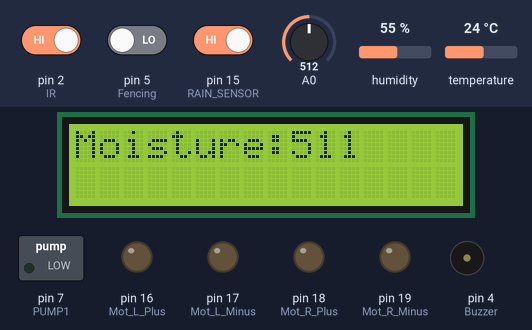
Bench run of a sketch on a simulated Arduino Uno, built with avr-gcc and run on an emulated ATmega328P. Parts: 16×2 character LCD, switched loads named in the sketch (green lamp = pin HIGH), output pins drawn as LEDs (lit = HIGH), buzzer (waves = sounding, pin HIGH). The inputs (shaded band) are chosen by the test bench; at power-on: pin 15 (RAIN_SENSOR) HIGH, pin 2 (IR) HIGH, A0 = 512, pin 5 (Fencing) LOW, humidity 55 %, temperature 24 °C. What the sketch prints to the serial monitor is not drawn.

Above: at 3.6 s.
3.7 s: pin 15 (RAIN_SENSOR) driven LOW
At 8.0 s:
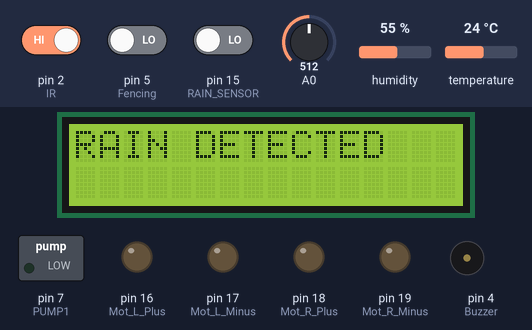
15.9 s: pin 2 (IR) driven LOW
At 16.9 s:
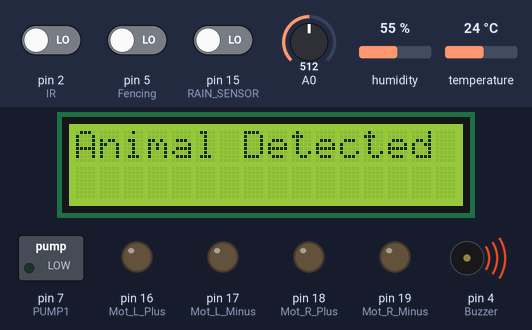
24.9 s: pin 15 (RAIN_SENSOR) driven HIGH
At 27.0 s:
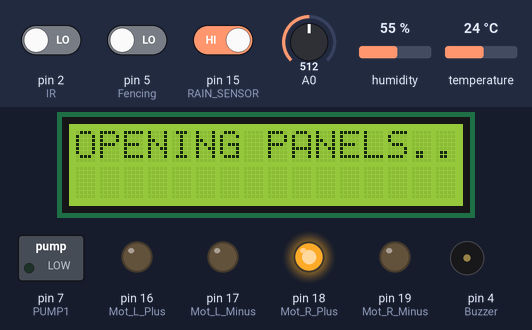
36.3 s: A0 set to 917
At 39.6 s:
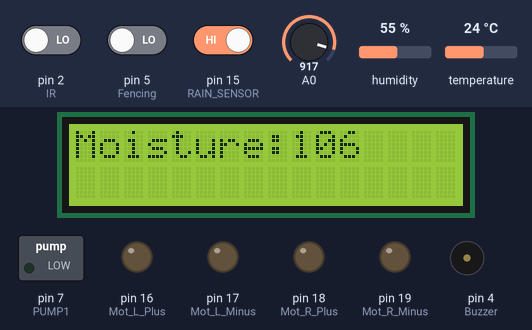
47.3 s: A0 set to 935
At 53.4 s:
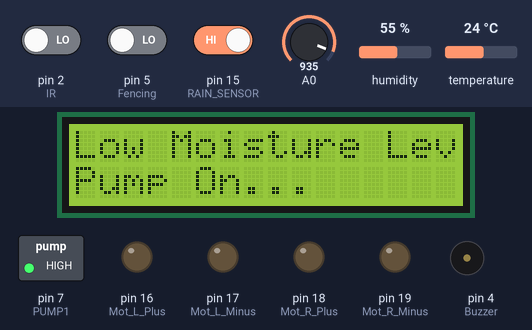
59.4 s: pin 5 (Fencing) driven HIGH
At 62.7 s:
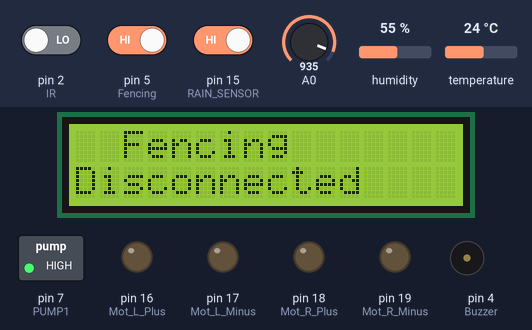
Timing chart, 0 to 64.2 s (numbered marks = the images above; inputs shaded):
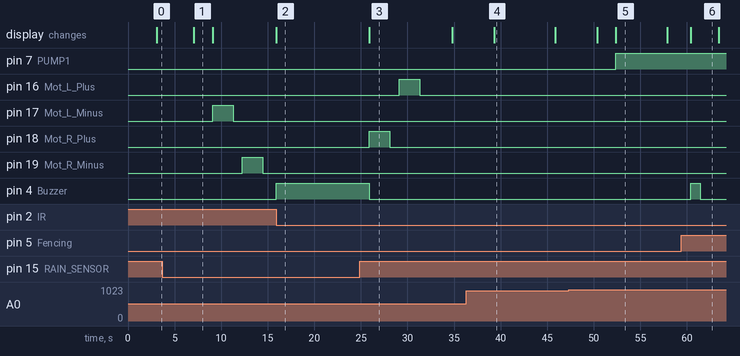

The sketch:

CROP_PROTECTION.ino
```cpp
#include <LiquidCrystal.h>
#include <stdio.h>
#include <stdlib.h>
#include <string.h>
#include<dht.h>

#define dht_dpin 6


LiquidCrystal lcd(8, 9, 13, 12, 11, 10);
void light_MONITOR();
void SENSOR_MONITOR();


int Mot_L_Plus  = 16;
int Mot_L_Minus = 17;
int Mot_R_Plus  = 18;
int Mot_R_Minus = 19;

int RAIN_SENSOR = 15;

dht DHT;

int IR = 2;
int PUMP1 = 7;

int Fencing=5;
int Buzzer=4;

int val1;
int temp = 0;
int val = 0;
int T,H,M,A,R;
char buff[50];
char ch;


void IR_check()
{
  Serial.println("$Animal Detected..#");
  lcd.clear();
  lcd.print("Animal Detected");
  digitalWrite(Buzzer,HIGH);
  delay(2000);

}


void setup()
{
    Serial.begin(9600);
    pinMode(Mot_L_Plus, OUTPUT);
    pinMode(Mot_L_Minus, OUTPUT);
    pinMode(Mot_R_Plus, OUTPUT);
    pinMode(Mot_R_Minus, OUTPUT);

    pinMode(RAIN_SENSOR, INPUT);
    pinMode(Fencing,INPUT);
    pinMode(IR, INPUT_PULLUP);

    digitalWrite(Fencing,LOW);

    pinMode(PUMP1, OUTPUT);
    pinMode(Buzzer, OUTPUT);
     Serial.begin(9600);
    lcd.begin(16, 2);
    // Print a message to the LCD.
    lcd.print("PROTECTION OF");
    lcd.setCursor(0,1);
    lcd.print("CROPS...");
    Serial.println("PROTECTION OF CROPS..");
    delay(2000);
    attachInterrupt(digitalPinToInterrupt(IR), IR_check, FALLING);

}

void loop()
{

     HARDWARE();

}
char Serial_read(void)
{
      char ch;
      while(Serial.available() == 0);
      ch = Serial.read();
      return ch;
}

void HARDWARE(void)
{

while(1)
{
  MOISTURE_MONITOR();
  delay(1000);
  SENSOR_MONITOR();
   delay(1000);
   HUMIDITY_MEASUREMENT();
   delay(1000);
   Fencing_check();
   delay(1000);
//   t.update();
}
}
void Fencing_check()
{
    delay(1000);
  digitalWrite(Buzzer,LOW);

  if(digitalRead(Fencing)==HIGH)
  {
    lcd.clear();
    lcd.print("  Fencing ");
    lcd.setCursor(0,1);
    lcd.print("Disconnected");
    Serial.println("$Fencing Disconnected#");
    digitalWrite(Buzzer,HIGH);
    delay(1000);
    digitalWrite(Buzzer,LOW);
  }

}
void HUMIDITY_MEASUREMENT(void)
{
     delay(1000);
  digitalWrite(Buzzer,LOW);

    DHT.read11(dht_dpin);
    Serial.print("Humidity: ");
    Serial.print(DHT.humidity);   // printing Humidity on LCD
    Serial.print(" %");
    Serial.print("  ");

    delay(500);

    Serial.print("Temperature:");
    Serial.print(DHT.temperature);   // Printing temperature on LCD
    Serial.print(" C");
    Serial.println("  ");


  lcd.clear();
  lcd.print("RH:");
  lcd.print(DHT.humidity);
  lcd.setCursor(0, 1);
  lcd.print("TEMP:");
  lcd.print(DHT.temperature);
  delay(500);

 }
void MOISTURE_MONITOR()
{
     delay(1000);
  digitalWrite(Buzzer,LOW);

    lcd.setCursor(0,0);
    val = analogRead(0);    // read the input pin
    M=1023-val;
    lcd.clear();
    lcd.setCursor(0,0);
    lcd.print("Moisture:");
    lcd.print(M);
    delay(2000);
    if(M<100)
    {
      lcd.clear();
      lcd.setCursor(0,0);
      lcd.print("Low Moisture Level");
      lcd.setCursor(0,1);
      lcd.print("Pump On...");
      Serial.println("$Low Moisture Level Pump On..#");
      digitalWrite(PUMP1,HIGH);
      delay(1000);

    }
    if(M>300)
    {
      digitalWrite(PUMP1,LOW);


    }

}

void SENSOR_MONITOR()
{
     delay(1000);
  digitalWrite(Buzzer,LOW);

   if(digitalRead(RAIN_SENSOR)==LOW)
   {
          R=0;
           lcd.clear();
           lcd.print("RAIN DETECTED");
           Serial.println("$Rain Detected...#");
           delay(1000);
           ARM_CLOSE();

           while(digitalRead(RAIN_SENSOR)==LOW);
            ARM_OPEN();

   }
   else
   {
    R=1;
    }

}


 void ARM_OPEN()
 {
     delay(1000);
  digitalWrite(Buzzer,LOW);

    lcd.clear();
    lcd.print("OPENING PANELS..");

    digitalWrite(Mot_R_Plus, HIGH);
    digitalWrite(Mot_R_Minus, LOW);
    delay(1200);
    ARM_STOP();
    delay(1000);
    digitalWrite(Mot_L_Plus, HIGH);
    digitalWrite(Mot_L_Minus, LOW);
    delay(1200);
    ARM_STOP();
    delay(1000);
 }

 void ARM_STOP()
 {
     delay(1000);
  digitalWrite(Buzzer,LOW);

   digitalWrite(Mot_L_Plus, LOW);
   digitalWrite(Mot_L_Minus, LOW);
   digitalWrite(Mot_R_Plus, LOW);
   digitalWrite(Mot_R_Minus, LOW);
 }
  void ARM_CLOSE()
 {
     delay(1000);
  digitalWrite(Buzzer,LOW);

  lcd.clear();
    lcd.print("CLOSING PANELS..");
   digitalWrite(Mot_L_Plus, LOW);
   digitalWrite(Mot_L_Minus, HIGH);
   delay(1200);
   ARM_STOP();
     delay(1000);
   digitalWrite(Mot_R_Plus, LOW);
   digitalWrite(Mot_R_Minus, HIGH);
   delay(1200);
   ARM_STOP();
     delay(1000);
 }
```

Measured:
- the behaviour switches between 923 and 924 on A0 (found by bisection; images 4 and 5)
- after the input at 3.7 s, pin 17 (Mot_L_Minus): LOW → HIGH after 5.4 s, → LOW 2.2 s later; pin 19 (Mot_R_Minus): LOW → HIGH after 8.6 s, → LOW 2.2 s later; the display: changes after 3.4 s (image 1)
- after the input at 15.9 s, pin 4 (Buzzer): LOW → HIGH at once; the display: changes at once (image 2)
- after the input at 24.9 s, pin 16 (Mot_L_Plus): LOW → HIGH after 4.2 s, → LOW 2.2 s later; pin 18 (Mot_R_Plus): LOW → HIGH after 1.0 s, → LOW 2.2 s later; pin 4 (Buzzer): HIGH → LOW after 1.0 s; the display: changes after 1.0 s (image 3)
- after the input at 36.3 s, the display: changes after 3.0 s (image 4)
- after the input at 47.3 s, pin 7 (PUMP1): LOW → HIGH after 5.1 s; the display: first changes after 3.1 s (image 5 shows a later state)
- after the input at 59.4 s, pin 4 (Buzzer): LOW → HIGH after 1.0 s, → LOW 1.0 s later; the display: changes after 1.0 s (image 6)
